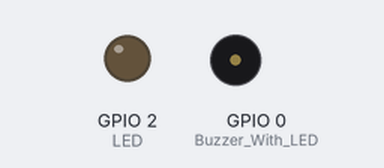
Simulated run of this sketch. Board: ESP8266 (NodeMCU). Parts: output pins drawn as LEDs (lit = HIGH), buzzer (waves = sounding, pin HIGH). WiFi joins after 1.5 s; servers stay silent unless stated; what the sketch prints to the serial monitor is not drawn.

Above: at 0.2 s.
At 1.7 s:
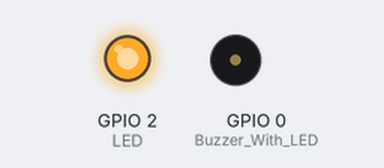
Timing chart, 0 to 3.2 s (numbered marks = the images above):
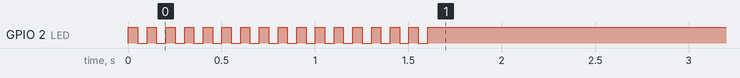

Measured:
- by itself, GPIO 2 (LED): alternates HIGH for 0.05 s and LOW for 0.05 s, 32 changes in all, then stays HIGH

The sketch:

wifi_status.ino
```cpp
#include <ESP8266WiFi.h>
#include "Arduino.h"

// Replace with your network credentials
const char* ssid = "iPhone";
const char* password = "rahasiabanget";

const unsigned char Buzzer_With_LED = 0;
const unsigned char LED = 2;


void initWiFi() {
  WiFi.mode(WIFI_STA);
  WiFi.begin(ssid, password);
  Serial.print("Connecting to WiFi ..");
  while (WiFi.status() != WL_CONNECTED) {
    Serial.print('.');
    digitalWrite(LED, HIGH) ;
    delay(50);
    digitalWrite(LED, LOW) ;
    delay(50);
    digitalWrite(LED, HIGH) ;
    delay(50);
    digitalWrite(LED, LOW) ;
    delay(50);
  }
  Serial.println(WiFi.localIP());
  //The ESP8266 tries to reconnect automatically when the connection is lost
  WiFi.setAutoReconnect(true);
  WiFi.persistent(true);
}

void setup() {
  Serial.begin(115200);
  pinMode (Buzzer_With_LED, OUTPUT) ;
  pinMode (LED, OUTPUT) ;
  digitalWrite(LED, LOW) ;
  digitalWrite(Buzzer_With_LED, LOW) ;
  initWiFi();
}

void loop() {
    switch (WiFi.status()){
      case WL_NO_SSID_AVAIL:
        Serial.println("Configured SSID cannot be reached");
        digitalWrite(LED, LOW) ;
        digitalWrite(Buzzer_With_LED, HIGH) ;
        delay (50);
        digitalWrite(Buzzer_With_LED, LOW) ;
        delay (50);
        break;
      case WL_CONNECTED:
        Serial.println("Connection successfully established");
        digitalWrite(Buzzer_With_LED, LOW) ;
        digitalWrite(LED, HIGH) ;
        break;
      case WL_CONNECT_FAILED:
        Serial.println("Connection failed");
        digitalWrite(Buzzer_With_LED, LOW) ;
        delay (50);
        digitalWrite(LED, LOW) ;
        delay (50);
        digitalWrite(Buzzer_With_LED, HIGH) ;
        delay (50);
        digitalWrite(LED, HIGH) ;
        delay (50);
        break;
    }
}
```
